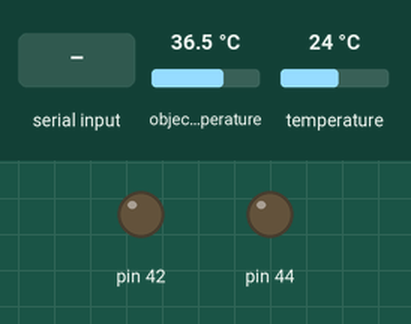
This sketch was run on a simulated Arduino Mega 2560, built with avr-gcc and run on an emulated ATmega2560. Parts: output pins drawn as LEDs (lit = HIGH). The test bench sets the inputs (shaded band); at power-on: object temperature 36.5 °C, temperature 24 °C.

Above: at 1.8 s.
1.9 s: "n" received over Serial
At 3.0 s:
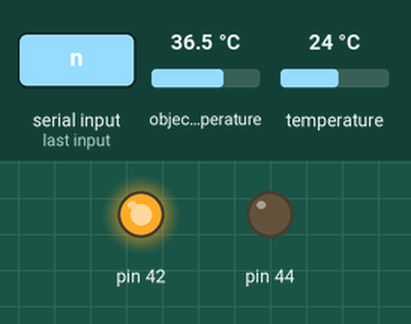
3.5 s: "s" received over Serial
At 4.7 s:
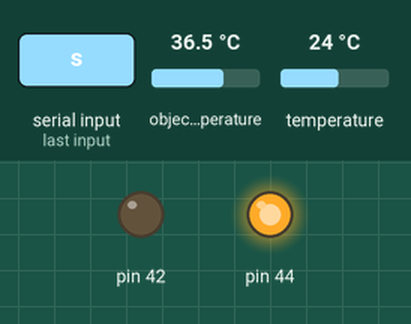
Timing chart, 0 to 6.5 s (numbered marks = the images above; inputs shaded):
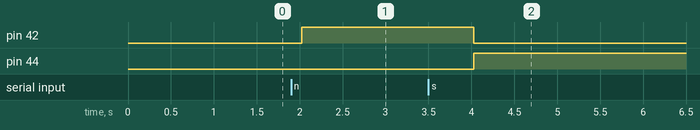

Measured:
- after the input at 1.9 s, pin 42: LOW → HIGH after 0.12 s
- after the input at 3.5 s, pin 42: HIGH → LOW after 0.53 s; pin 44: LOW → HIGH after 0.53 s

The sketch:

sensor.ino
```cpp
#include <Wire.h>
#include <Adafruit_MLX90614.h>
Adafruit_MLX90614 mlx = Adafruit_MLX90614();

void setup() {
  Serial1.begin(9600);//com3
  Serial1.println("Iniciamos con la medicion de temperatura");
  mlx.begin();
  Serial.begin(9600);//com5
  pinMode(42, OUTPUT);
  pinMode(44, OUTPUT);
}

void loop() {
  Serial1.print("Ambiente : "); Serial1.print(mlx.readAmbientTempC());
  Serial1.print("*C\   Persona : "); Serial1.print(mlx.readObjectTempC()); Serial1.println("*C");
  Serial1.println();
  delay(1000);
  if(Serial.available()){
    switch(Serial.read()){
      case 'n': digitalWrite(42, HIGH);
                digitalWrite(44, LOW);
        break;
      case 's': digitalWrite(44, HIGH);
                digitalWrite(42, LOW);
        break;
      default: break;
      }
  }
}
```
